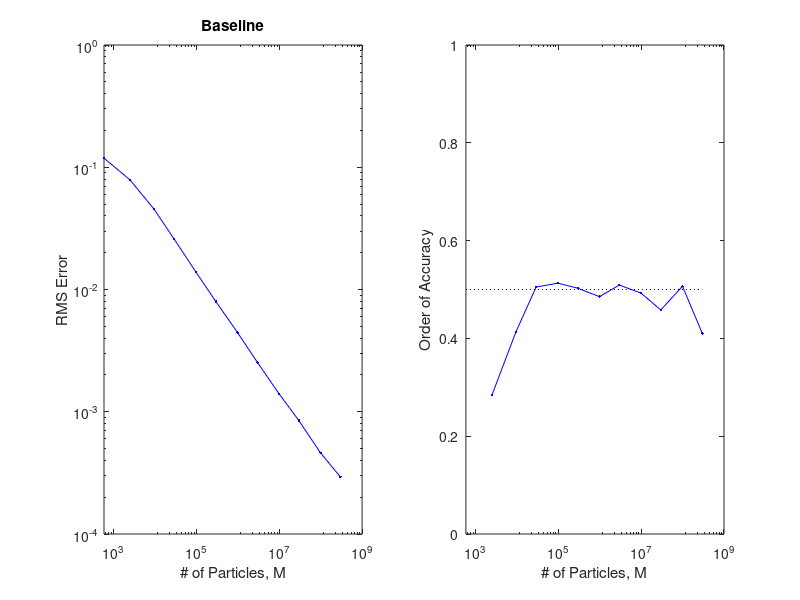

This chart was generated by the following MATLAB code:
clear;

data = load('OVS_RW_M_serial.dat','-ascii');

M  = data(:,1);
rms = data(:,2);

subplot(1,2,1);
h2 = loglog(M,rms,'b.-');
xlabel('# of Particles, M');
ylabel('RMS Error');
xlim([min(M) 1000000000]);
set(gca,'XTick',[1000 100000 10000000 1000000000]);
title('Baseline');

subplot(1,2,2);
p = (log(rms(1:end-1)) - log(rms(2:end)))./(log(M(2:end)) - log(M(1:end-1)));
h4 = semilogx(M(2:end),p,'b.-');
xlabel('# of Particles, M');
ylabel('Order of Accuracy');
xlim([min(M) 1000000000]);
set(gca,'XTick',[1000 100000 10000000 1000000000]);
ylim([0 1]);
line([min(M) max(M)],[0.5 0.5],'Color','black','LineStyle',':');